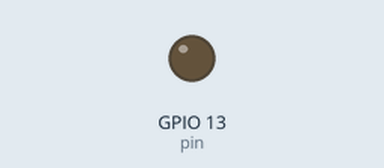
A sketch run on a simulated ESP32. Shown: output pins drawn as LEDs (lit = HIGH).

Above: at 1.0 s.
At 7.0 s:
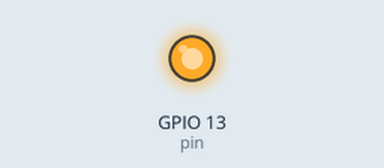
Timing chart, 0 to 16.9 s (numbered marks = the images above):
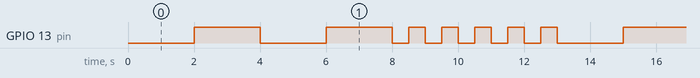

Measured:
- by itself, GPIO 13 (pin): repeats every 13.0 s: LOW 2.0 s, HIGH 2.0 s, 5 × (LOW 0.50 s, HIGH 0.50 s), LOW 2.0 s, HIGH 2.0 s
- by itself, everything shown: repeats every 13.0 s, in 14 steps

The sketch:

HUZZAH_BlinkTestHelloWorld.ino
```cpp
int pin = 13;
void setup() {
  // put your setup code here, to run once:


  pinMode(pin,OUTPUT);
}

void loop() {
  // put your main code here, to run repeatedly:
int i=0;
digitalWrite(pin,LOW);
delay(2000);
digitalWrite(pin,HIGH);
delay(2000);
digitalWrite(pin,LOW);
delay(2000);
digitalWrite(pin,HIGH);
delay(2000);
digitalWrite(pin,LOW);
  for(i=0;i<5;i++)
  {
    digitalWrite(pin,LOW);
    delay(500);
    digitalWrite(pin,HIGH);
    delay(500);
  }
}
```
